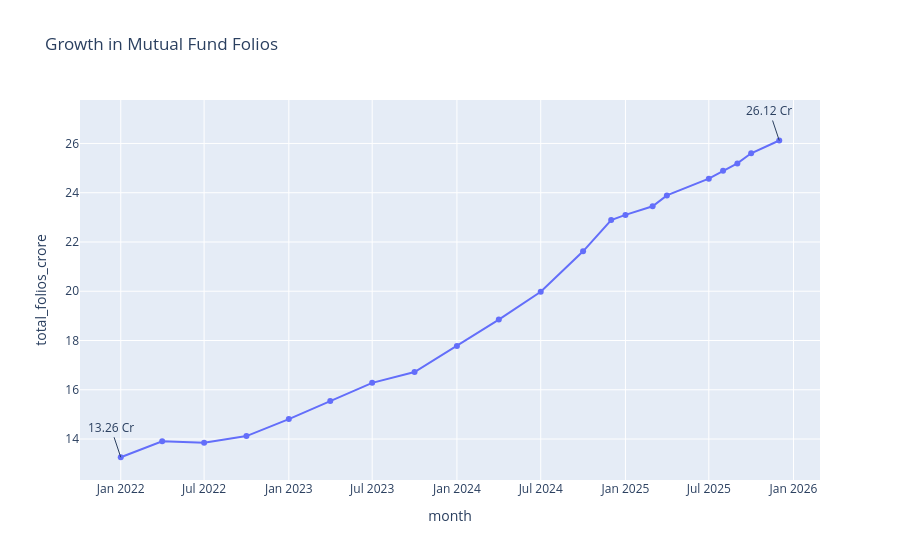

Write notebook code for a chart like this one.
### Code cell
fig = px.line(
    folio_plot,
    x="month",
    y="total_folios_crore",
    markers=True,
    title="Growth in Mutual Fund Folios"
)

# Starting Point
fig.add_annotation(
    x=folio_plot.iloc[0]["month"],
    y=folio_plot.iloc[0]["total_folios_crore"],
    text="13.26 Cr",
    showarrow=True
)

# Ending Point
fig.add_annotation(
    x=folio_plot.iloc[-1]["month"],
    y=folio_plot.iloc[-1]["total_folios_crore"],
    text=f"{folio_plot.iloc[-1]['total_folios_crore']} Cr",
    showarrow=True
)

fig.show()

### Figure 1 — Plotly figure (JSON) as saved in the notebook; plotly's stock layout.template omitted (floating-point values rounded to 4 significant figures)
{"data": [{"hovertemplate": "month=%{x}<br>total_folios_crore=%{y}<extra></extra>", "legendgroup": "", "line": {"color": "#636efa", "dash": "solid"}, "marker": {"symbol": "circle"}, "mode": "lines+markers", "name": "", "orientation": "v", "showlegend": false, "type": "scatter", "x": ["2022-01-01T00:00:00.000000", "2022-04-01T00:00:00.000000", "2022-07-01T00:00:00.000000", "2022-10-01T00:00:00.000000", "2023-01-01T00:00:00.000000", "2023-04-01T00:00:00.000000", "2023-07-01T00:00:00.000000", "2023-10-01T00:00:00.000000", "2024-01-01T00:00:00.000000", "2024-04-01T00:00:00.000000", "2024-07-01T00:00:00.000000", "2024-10-01T00:00:00.000000", "2024-12-01T00:00:00.000000", "2025-01-01T00:00:00.000000", "2025-03-01T00:00:00.000000", "2025-04-01T00:00:00.000000", "2025-07-01T00:00:00.000000", "2025-08-01T00:00:00.000000", "2025-09-01T00:00:00.000000", "2025-10-01T00:00:00.000000", "2025-12-01T00:00:00.000000"], "xaxis": "x", "y": [13.26, 13.91, 13.85, 14.12, 14.81, 15.54, 16.28, 16.72, 17.78, 18.85, 19.98, 21.62, 22.89, 23.1, 23.45, 23.89, 24.57, 24.89, 25.19, 25.6, 26.12], "yaxis": "y"}], "layout": {"annotations": [{"showarrow": true, "text": "13.26 Cr", "x": "2022-01-01T00:00:00", "y": 13.26}, {"showarrow": true, "text": "26.12 Cr", "x": "2025-12-01T00:00:00", "y": 26.12}], "legend": {"tracegroupgap": 0}, "title": {"text": "Growth in Mutual Fund Folios"}, "xaxis": {"anchor": "y", "domain": [0, 1], "title": {"text": "month"}}, "yaxis": {"anchor": "x", "domain": [0, 1], "title": {"text": "total_folios_crore"}}}}
